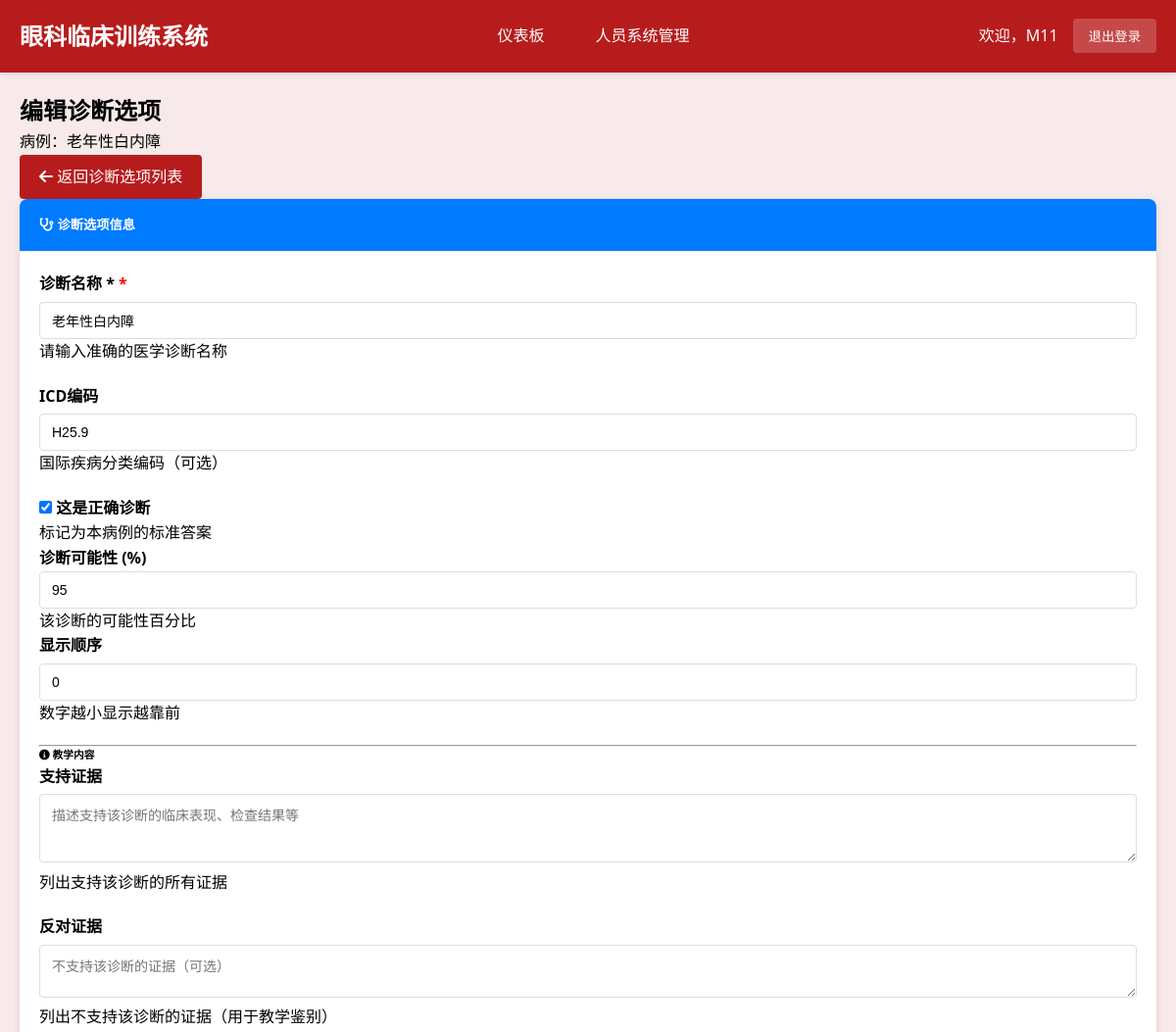
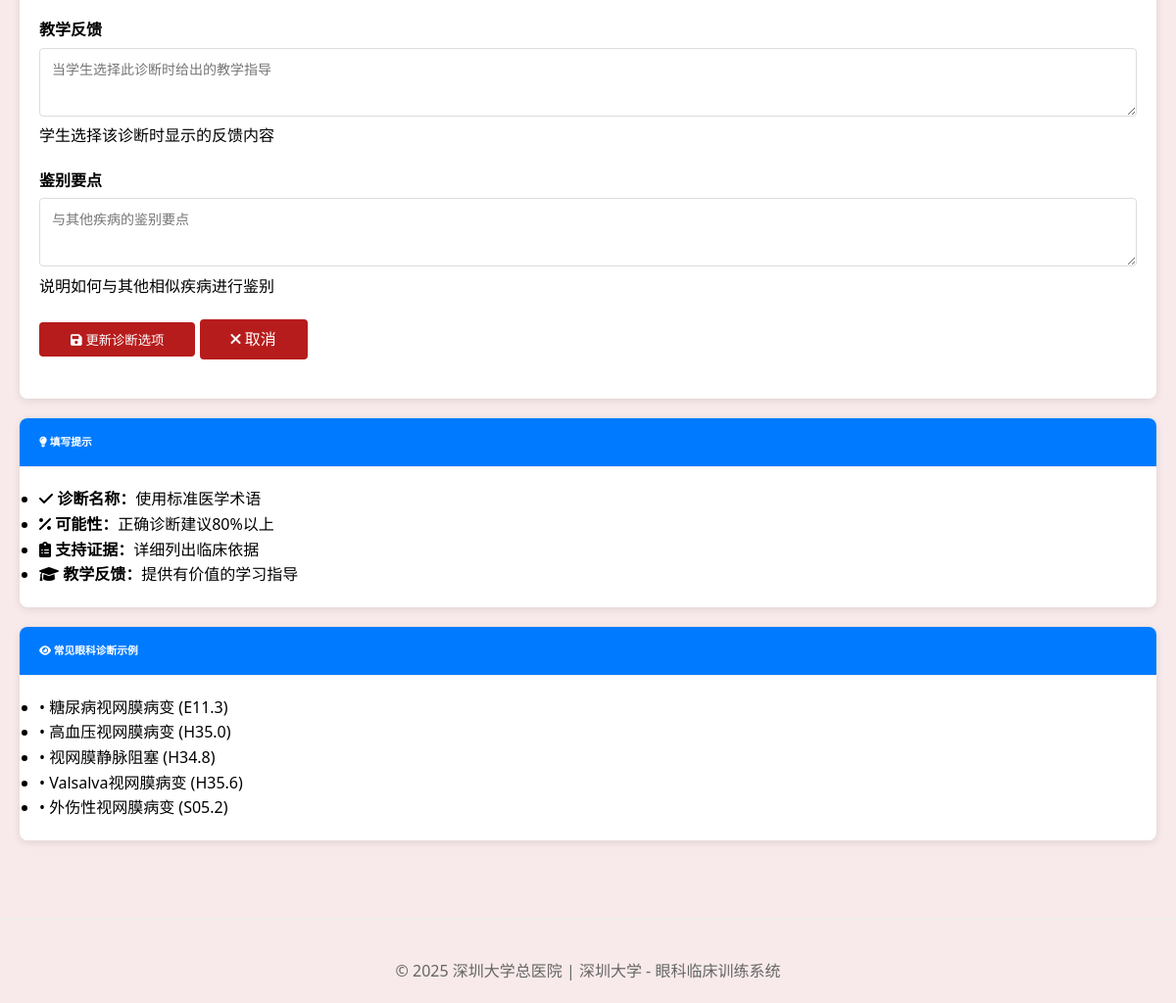
Screenshot of /teacher/diagnosis/16/edit/ (signed in) with the database file from the repository (2 pictures, top to bottom).
### cases/models.py (models this page shows, shortened)
class ClinicalCase(models.Model):
    title = models.CharField(max_length=200, verbose_name="案例标题")
    case_id = models.CharField(max_length=50, unique=True, verbose_name="案例编号")
    patient_age = models.IntegerField(verbose_name="患者年龄")
    patient_gender = models.CharField(max_length=10, choices=[('M', '男'), ('F', '女')], verbose_name="患者性别")
    chief_complaint = models.TextField(verbose_name="主诉")
    present_illness = models.TextField(verbose_name="现病史")
    past_history = models.TextField(blank=True, verbose_name="既往史")
    family_history = models.TextField(blank=True, verbose_name="家族史")
    learning_objectives = models.JSONField(verbose_name="学习目标", help_text="JSON格式存储多个学习目标")
    difficulty_level = models.CharField(
        max_length=20,
        choices=[('beginner', '初级'), ('intermediate', '中级'), ('advanced', '高级')],
        default='intermediate',
        verbose_name="难度等级"
    )
    is_active = models.BooleanField(default=True, verbose_name="是否启用")
    created_by = models.ForeignKey(User, on_delete=models.CASCADE, verbose_name="创建者")
    created_at = models.DateTimeField(auto_now_add=True, verbose_name="创建时间")
    updated_at = models.DateTimeField(auto_now=True, verbose_name="更新时间")
    case_images = models.JSONField(blank=True, null=True, verbose_name="案例图片", help_text="存储图片路径的JSON数组")
    class Meta:
        verbose_name = "临床案例"
        verbose_name_plural = "临床案例"
        ordering = ['-created_at']

class DiagnosisOption(models.Model):
    clinical_case = models.ForeignKey(ClinicalCase, on_delete=models.CASCADE, related_name='diagnosis_options', verbose_name="关联案例")
    diagnosis_name = models.CharField(max_length=200, verbose_name="诊断名称")
    diagnosis_code = models.CharField(max_length=50, blank=True, verbose_name="诊断编码(ICD-10)")
    is_correct_diagnosis = models.BooleanField(default=False, verbose_name="是否正确诊断")
    is_differential = models.BooleanField(default=True, verbose_name="是否鉴别诊断")
    is_required = models.BooleanField(default=False, verbose_name="是否必选诊断",
                                    help_text="必选诊断必须被选中才算完全正确")
    is_recommended = models.BooleanField(default=False, verbose_name="是否推荐诊断",
                                       help_text="推荐但非必需的诊断选项")
    diagnostic_difficulty = models.IntegerField(
        choices=[(1, '容易识别'), (2, '中等难度'), (3, '困难识别')],
        default=2,
        verbose_name="识别难度"
    )
    interference_level = models.IntegerField(
        choices=[(1, '低干扰'), (2, '中干扰'), (3, '高干扰')],
        default=2,
        verbose_name="干扰程度",
        help_text="作为错误选项时的干扰强度"
    )
    supporting_evidence = models.TextField(verbose_name="支持依据")
    contradicting_evidence = models.TextField(blank=True, verbose_name="反对依据")
    typical_symptoms = models.JSONField(verbose_name="典型症状", help_text="JSON格式存储症状列表")
    typical_signs = models.JSONField(verbose_name="典型体征", help_text="JSON格式存储体征列表")
    correct_feedback = models.TextField(verbose_name="选择正确时的反馈")
    incorrect_feedback = models.TextField(verbose_name="选择错误时的反馈")
    hint_level_1 = models.TextField(blank=True, verbose_name="轻度提示", help_text="第一次错误时给出的轻度提示")
    hint_level_2 = models.TextField(blank=True, verbose_name="中度提示", help_text="第二次错误时给出的中度提示")
    hint_level_3 = models.TextField(blank=True, verbose_name="强提示", help_text="第三次错误时给出的强提示")
    probability_score = models.FloatField(
        default=0.0,
        validators=[MinValueValidator(0.0), MaxValueValidator(1.0)],
        verbose_name="诊断概率分数"
    )
    display_order = models.IntegerField(default=0, verbose_name="显示顺序")
    class Meta:
        verbose_name = "诊断选项"
        verbose_name_plural = "诊断选项"
        ordering = ['display_order', '-probability_score']

### cases/views.py (the view, shortened to what this page needs)
# urls.py: path('teacher/diagnosis/<int:diagnosis_id>/edit/', views.teacher_diagnosis_edit, name='teacher_diagnosis_edit'),
@login_required
@user_passes_test(is_teacher, login_url='login')
def teacher_diagnosis_edit(request, diagnosis_id):
    diagnosis = get_object_or_404(DiagnosisOption, id=diagnosis_id)
    context = {
        'diagnosis': diagnosis,
        'case': diagnosis.clinical_case,
        'is_edit': True,
    }
    return render(request, 'teacher/diagnosis_form.html', context)

### cases/templates/teacher/diagnosis_form.html (shortened to what this page needs)
{% extends 'base.html' %}
{% block content %}
<div class="container-fluid">
    <div class="row">
        <div class="col-12">
            <div class="d-flex justify-content-between align-items-center mb-3">
                <div>
                    <h2>{% if is_edit %}编辑诊断选项{% else %}创建诊断选项{% endif %}</h2>
                    <p class="text-muted mb-0">病例：{{ case.title }}</p>
                </div>
                <a href="{% url 'teacher_diagnosis_options' case.case_id %}" class="btn btn-secondary">
                    <i class="fas fa-arrow-left"></i> 返回诊断选项列表
                </a>
            </div>
            <div class="card">
                <div class="card-header">
                    <h5 class="mb-0">
                        <i class="fas fa-stethoscope"></i> 诊断选项信息
                    </h5>
                </div>
                <div class="card-body">
                    <form method="post">
                        <div class="row">
                            <div class="col-md-8">
                                <div class="form-group mb-3">
                                    <label for="diagnosis_name" class="form-label required">诊断名称 *</label>
                                    <input type="text" class="form-control" id="diagnosis_name" name="diagnosis_name"
                                           value="{% if diagnosis %}{{ diagnosis.diagnosis_name }}{% endif %}"
                                           required maxlength="200"
                                           placeholder="例如：糖尿病视网膜病变">
                                    <div class="form-text">请输入准确的医学诊断名称</div>
                                </div>
                                <div class="form-group mb-3">
                                    <label for="icd_code" class="form-label">ICD编码</label>
                                    <input type="text" class="form-control" id="icd_code" name="icd_code"
                                           value="{% if diagnosis %}{{ diagnosis.diagnosis_code }}{% endif %}"
                                           maxlength="20"
                                           placeholder="例如：E11.3">
                                    <div class="form-text">国际疾病分类编码（可选）</div>
                                </div>
                                <div class="row mb-3">
                                    <div class="col-md-6">
                                        <div class="form-check">
                                            <input type="checkbox" class="form-check-input" id="is_correct" name="is_correct"
                                                   {% if diagnosis.is_correct_diagnosis %}checked{% endif %}>
                                            <label for="is_correct" class="form-check-label">
                                                <strong>这是正确诊断</strong>
                                            </label>
                                            <div class="form-text">标记为本病例的标准答案</div>
                                        </div>
                                    </div>
                                    <div class="col-md-6">
                                        <label for="probability" class="form-label">诊断可能性 (%)</label>
                                        <input type="number" class="form-control" id="probability" name="probability"
                                               value="{% if diagnosis %}{% widthratio diagnosis.probability_score 1 100 %}{% else %}50{% endif %}"
                                               min="0" max="100" step="5"
                                               placeholder="50">
                                        <div class="form-text">该诊断的可能性百分比</div>
                                    </div>
                                </div>
                            </div>
                            <div class="col-md-4">
                                <div class="form-group mb-3">
                                    <label for="order" class="form-label">显示顺序</label>
                                    <input type="number" class="form-control" id="order" name="order"
                                           value="{% if diagnosis %}{{ diagnosis.display_order }}{% else %}0{% endif %}"
                                           min="0" step="1">
                                    <div class="form-text">数字越小显示越靠前</div>
                                </div>
                            </div>
                        </div>
                        <hr class="my-4">
                        <h6 class="mb-3">
                            <i class="fas fa-info-circle"></i> 教学内容
                        </h6>
                        <div class="form-group mb-3">
                            <label for="supporting_evidence" class="form-label">支持证据</label>
                            <textarea class="form-control" id="supporting_evidence" name="supporting_evidence"
                                      rows="3" placeholder="描述支持该诊断的临床表现、检查结果等">{% if diagnosis %}{{ diagnosis.supporting_evidence }}{% endif %}</textarea>
                            <div class="form-text">列出支持该诊断的所有证据</div>
                        </div>
                        <div class="form-group mb-3">
                            <label for="contradicting_evidence" class="form-label">反对证据</label>
                            <textarea class="form-control" id="contradicting_evidence" name="contradicting_evidence"
                                      rows="2" placeholder="不支持该诊断的证据（可选）">{% if diagnosis %}{{ diagnosis.contradicting_evidence }}{% endif %}</textarea>
                            <div class="form-text">列出不支持该诊断的证据（用于教学鉴别）</div>
                        </div>
                        <div class="form-group mb-3">
                            <label for="educational_feedback" class="form-label">教学反馈</label>
                            <textarea class="form-control" id="educational_feedback" name="educational_feedback"
                                      rows="3" placeholder="当学生选择此诊断时给出的教学指导">{% if diagnosis %}{{ diagnosis.educational_feedback }}{% endif %}</textarea>
                            <div class="form-text">学生选择该诊断时显示的反馈内容</div>
                        </div>
                        <div class="form-group mb-4">
                            <label for="differential_points" class="form-label">鉴别要点</label>
                            <textarea class="form-control" id="differential_points" name="differential_points"
                                      rows="3" placeholder="与其他疾病的鉴别要点">{% if diagnosis %}{{ diagnosis.differential_points }}{% endif %}</textarea>
                            <div class="form-text">说明如何与其他相似疾病进行鉴别</div>
                        </div>
                        <div class="form-group text-center">
                            {% if is_edit %}
                            <button type="submit" class="btn btn-primary btn-lg">
                                <i class="fas fa-save"></i> 更新诊断选项
                            </button>
                            {% else %}
                            <button type="submit" class="btn btn-primary btn-lg">
                                <i class="fas fa-save"></i> 创建诊断选项
                            </button>
                            {% endif %}
                            <a href="{% url 'teacher_diagnosis_options' case.case_id %}" class="btn btn-outline-secondary btn-lg ms-3">
                                <i class="fas fa-times"></i> 取消
                            </a>
                        </div>
                    </form>
                </div>
            </div>
            <div class="row mt-4">
                <div class="col-md-6">
                    <div class="card">
                        <div class="card-header">
                            <h6 class="mb-0">
                                <i class="fas fa-lightbulb"></i> 填写提示
                            </h6>
                        </div>
                        <div class="card-body">
                            <ul class="list-unstyled mb-0">
                                <li class="mb-2">
                                    <i class="fas fa-check text-success me-2"></i>
                                    <strong>诊断名称：</strong>使用标准医学术语
                                </li>
                                <li class="mb-2">
                                    <i class="fas fa-percentage text-info me-2"></i>
                                    <strong>可能性：</strong>正确诊断建议80%以上
                                </li>
                                <li class="mb-2">
                                    <i class="fas fa-clipboard-list text-warning me-2"></i>
                                    <strong>支持证据：</strong>详细列出临床依据
                                </li>
                                <li>
                                    <i class="fas fa-graduation-cap text-secondary me-2"></i>
                                    <strong>教学反馈：</strong>提供有价值的学习指导
                                </li>
                            </ul>
                        </div>
                    </div>
                </div>
                <div class="col-md-6">
                    <div class="card">
                        <div class="card-header">
                            <h6 class="mb-0">
                                <i class="fas fa-eye"></i> 常见眼科诊断示例
                            </h6>
                        </div>
                        <div class="card-body">
                            <ul class="list-unstyled mb-0">
                                <li class="mb-2">• 糖尿病视网膜病变 (E11.3)</li>
                                <li class="mb-2">• 高血压视网膜病变 (H35.0)</li>
                                <li class="mb-2">• 视网膜静脉阻塞 (H34.8)</li>
                                <li class="mb-2">• Valsalva视网膜病变 (H35.6)</li>
                                <li>• 外伤性视网膜病变 (S05.2)</li>
                            </ul>
                        </div>
                    </div>
                </div>
            </div>
        </div>
    </div>
</div>
{% endblock %}

### cases/templates/base.html (shortened to what this page needs)
{% load static %}
<!DOCTYPE html>
<html lang="zh-cn">
<head>
    <link rel="stylesheet" href="https://cdnjs.cloudflare.com/ajax/libs/font-awesome/6.0.0/css/all.min.css">
</head>
<body>
    <header class="header">
        <div class="nav-container">
            <div class="logo">眼科临床训练系统</div>
            {% if user.is_authenticated %}
            <nav class="nav-links">
                {% if user.groups.all.0.name == 'Teachers' or user.is_superuser %}
                    <a href="{% url 'teacher_dashboard' %}">仪表板</a>
                    <a href="{% url 'system_management' %}">人员系统管理</a>
                {% else %}
                    <a href="{% url 'student_dashboard' %}">我的学习</a>
                    <a href="{% url 'clinical_case_list' %}">临床推理学习</a>
                    <a href="{% url 'student_learning_notes' %}">学习笔记</a>
                {% endif %}
            </nav>
            <div class="user-info">
                <span>欢迎，{{ user.get_full_name|default:user.username }}</span>
                <form method="post" action="{% url 'logout' %}" style="display: inline;">
                    <button type="submit" class="logout-btn">退出登录</button>
                </form>
            </div>
            {% endif %}
        </div>
    </header>
    <main class="container">
        {% block content %}{% endblock %}
    </main>
    <footer class="footer">
        <p>&copy; 2025 深圳大学总医院 | 深圳大学 - 眼科临床训练系统</p>
    </footer>
</body>
</html>

### rows the page displays
ClinicalCase: title "老年性白内障"
DiagnosisOption: diagnosis_name "老年性白内障", icd_code "H25.9", is_correct_diagnosis "☑", probability "95", order "0"

### other values shown
{{ user.get_full_name|default:user.username }} "M11"
